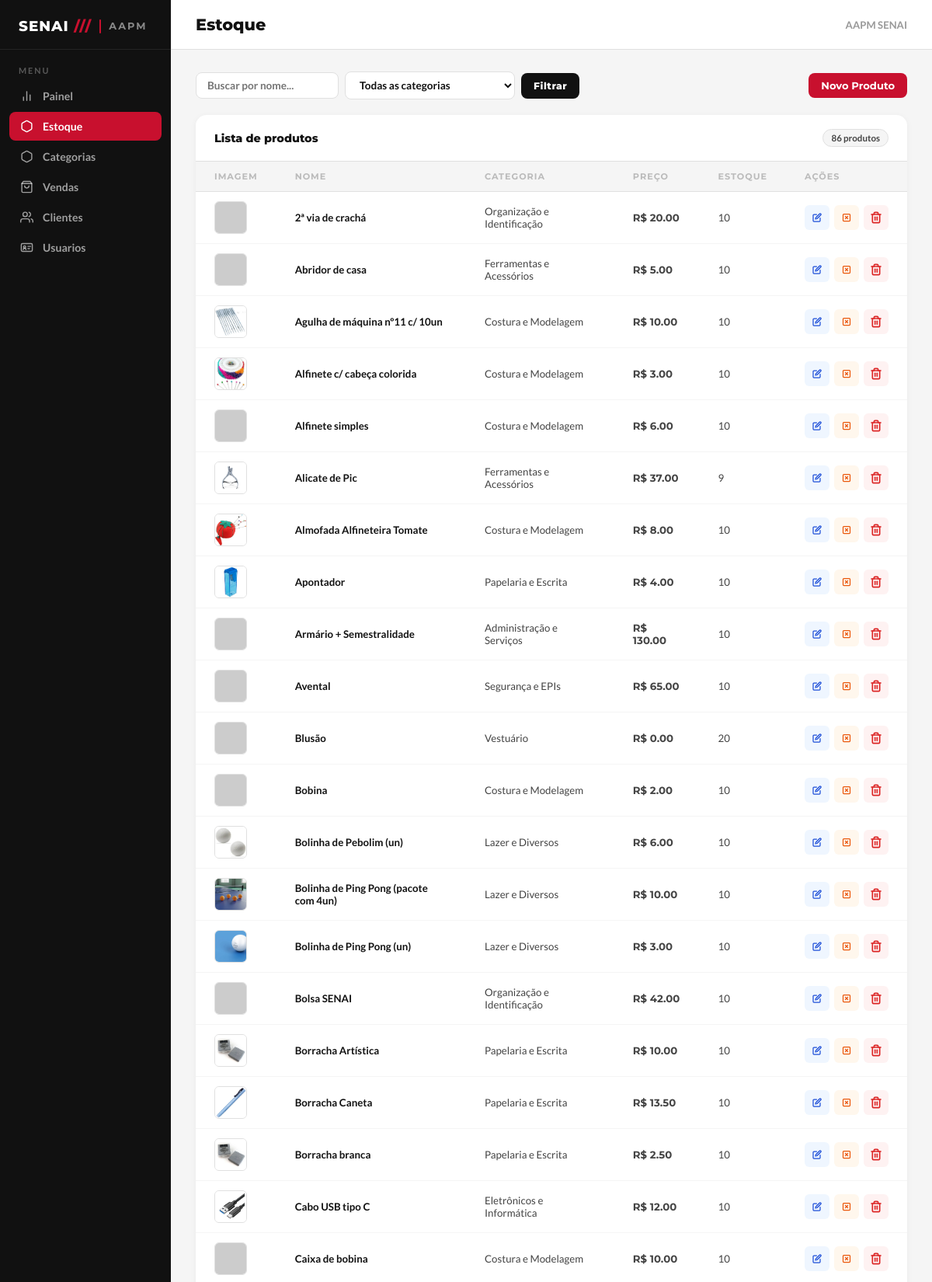
The app's page /produtos (signed in, upper part) with its own data.
### app/models/produto.py (models this page shows, shortened)
class Produto(Base):
    __tablename__ = "produtos"
    id = Column(Integer, primary_key=True, autoincrement=True, index=True)
    nome = Column(String(100), nullable=False)
    preco = Column(Float, nullable=False, default=0.0)
    estoque_atual = Column(Integer, default=0)
    descricao = Column(String(255), nullable=True)
    ativa = Column(Boolean, default=True)
    imagem_path = Column(String(255), nullable=True)
    categoria_id = Column(Integer, ForeignKey("categorias.id", ondelete="SET NULL"), nullable=False)
    categoria = relationship("Categoria", back_populates="produtos")
    variacoes = relationship("ProdutoVariacao", back_populates="produto", cascade="all, delete-orphan", lazy="select")

### app/models/categoria.py (models this page shows)
class Categoria(Base):
    __tablename__ = "categorias"
    id = Column(Integer, primary_key=True, autoincrement=True, index=True)
    nome = Column(String(50), unique=True, nullable=False)
    ativa = Column(Boolean, default=True)
    produtos = relationship("Produto", back_populates="categoria", lazy="select")

### app/controllers/produto_controller.py (the view)
@router.get("")
def listar_produtos(
    request: Request,
    busca: str = "",
    categoria_id: int = 0,
    status: str = "ativos",
    db: Session = Depends(get_db),
    usuario = Depends(get_usuario_logado)
):
    query = db.query(Produto)
    if status == "inativos":
        produtos = query.filter(Produto.ativa == False).all()
    else:
        produtos = query.filter(Produto.ativa == True).all()
    if busca:
        query = query.filter(Produto.nome.ilike(f"%{busca}%"))
    if categoria_id:
        query = query.filter(Produto.categoria_id == categoria_id)
    produtos    = query.order_by(Produto.nome).all()
    categorias  = db.query(Categoria).filter(Categoria.ativa == True).all()
    return templates.TemplateResponse(
        request,
        "produtos/index.html",
        {
            "request":      request,
            "usuario":      usuario,
            "produtos":     produtos,
            "categorias":   categorias,
            "busca":        busca,
            "categoria_id": categoria_id,
            "status_atual": status
        }
    )

### app/templates/produtos/index.html (shortened to what this page needs)
<!DOCTYPE html>
<html lang="pt-br">
<head>
    <link rel="stylesheet" href="static/css/estoque.css">
</head>
<body>
    <aside class="barra-lateral">
        <div class="barra-logo">
            <span class="barra-logo-texto">SENAI <span>///</span></span>
            <div class="barra-logo-separador"></div>
            <span class="barra-logo-sub">AAPM</span>
        </div>
        <span class="barra-menu-titulo">Menu</span>
        <ul class="barra-nav">
            <li>
                <a href="/painel" onclick="trocarSecao('painel', this)">
                    <svg viewBox="0 0 24 24">
                        <line x1="18" y1="20" x2="18" y2="10" />
                        <line x1="12" y1="20" x2="12" y2="4" />
                        <line x1="6" y1="20" x2="6" y2="14" />
                    </svg>
                    Painel
                </a>
            </li>
            <li>
                <a href="/produtos/" class="ativo" onclick="trocarSecao('estoque', this)">
                    <svg viewBox="0 0 24 24">
                        <path d="M21 16V8a2 2 0 0 0-1-1.73l-7-4a2 2 0 0 0-2 0l-7 4A2 2 0 0 0 3 8v8a2 2 0 0 0 1 1.73l7 4a2 2 0 0 0 2 0l7-4A2 2 0 0 0 21 16z" />
                    </svg>
                    Estoque
                </a>
            </li>
            <li>
                <a href="/categorias/">
                    <svg viewBox="0 0 24 24">
                        <path d="M21 16V8a2 2 0 0 0-1-1.73l-7-4a2 2 0 0 0-2 0l-7 4A2 2 0 0 0 3 8v8a2 2 0 0 0 1 1.73l7 4a2 2 0 0 0 2 0l7-4A2 2 0 0 0 21 16z" />
                    </svg>
                    Categorias
                </a>
            </li>
            <li>
                <a href="/pdv/" onclick="trocarSecao('vendas', this)">
                    <svg viewBox="0 0 24 24">
                        <path d="M6 2L3 6v14a2 2 0 0 0 2 2h14a2 2 0 0 0 2-2V6l-3-4z" />
                        <line x1="3" y1="6" x2="21" y2="6" />
                        <path d="M16 10a4 4 0 0 1-8 0" />
                    </svg>
                    Vendas
                </a>
            </li>
            <li>
                <a href="/clientes" onclick="carregarClientes(event, this)">
                    <svg viewBox="0 0 24 24">
                        <path d="M17 21v-2a4 4 0 0 0-4-4H5a4 4 0 0 0-4 4v2" />
                        <circle cx="9" cy="7" r="4" />
                        <path d="M23 21v-2a4 4 0 0 0-3-3.87" />
                        <path d="M16 3.13a4 4 0 0 1 0 7.75" />
                    </svg>
                    Clientes
                </a>
            </li>
            <li>
                <a href="/usuarios/">
                    Usuarios
                </a>
            </li>
        </ul>
    </aside>
    <div class="conteudo-principal">
        <header class="cabecalho-pagina">
            <h1>Estoque</h1>
            <span class="cabecalho-data">AAPM SENAI</span>
        </header>
        <main class="area-conteudo">
            <div class="barra-acoes">
                <form class="barra-filtros" method="get" action="/produtos/">
                    <input class="filtro-input" type="text" name="busca" placeholder="Buscar por nome..." value="{{ busca }}">
                    <select class="filtro-input" name="categoria_id">
                        <option value="0">Todas as categorias</option>
                    </select>
                    <button class="btn-filtrar" type="submit">Filtrar</button>
                </form>
                {% if usuario.role == 'admin' %}
                <button onclick="abrirModal('modalProduto')" class="btn-novo-produto">
                    Novo Produto
                </button>
                {% endif %}
            </div>
            <div class="card-tabela">
                <div class="card-tabela-cabecalho">
                    <h3>Lista de produtos</h3>
                    <span class="badge-total">{{ produtos|length }} produto{{ 's' if produtos|length != 1 else '' }}</span>
                </div>
                <table class="tabela-produtos">
                    <thead>
                        <tr>
                            <th>Imagem</th>
                            <th>Nome</th>
                            <th>Categoria</th>
                            <th>Preço</th>
                            <th>Estoque</th>
                            <th>Ações</th>
                        </tr>
                    </thead>
                    <tbody>
                        {% for p in produtos %}
                        <tr>
                            <td class="td-imagem">
                                <img src="{{ p.imagem_url }}" alt="{{ p.nome }}">
                            </td>
                            <td class="td-nome">
                                <a href="/produtos/{{ p.id }}">{{ p.nome }}</a>
                            </td>
                            <td>{{ p.categoria.nome if p.categoria else "—" }}</td>
                            <td class="td-preco">R$ {{ "%.2f"|format(p.preco) }}</td>
                            <td>{{ p.estoque_atual }}</td>
                            <td>
                                <div class="acoes-td" style="display: flex; gap: 6px; align-items: center; justify-content: flex-start;">
                                    {% if usuario.role == 'admin' %}
                                    <button class="btn-editar"
                                        data-id="{{ p.id }}"
                                        data-nome="{{ p.nome }}"
                                        data-preco="{{ p.preco }}"
                                        data-estoque="{{ p.estoque_atual }}"
                                        data-categoria="{{ p.categoria.id if p.categoria else '' }}"
                                        onclick="abrirModalEditar(this)"
                                        title="Editar Produto"
                                        style="display: inline-flex; align-items: center; justify-content: center; background-color: #eff6ff; color: #1d4ed8; width: 32px; height: 32px; border-radius: 6px; border: none; cursor: pointer; transition: all 0.2s;"
                                        onmouseover="this.style.backgroundColor='#dbeafe'; this.style.transform='scale(1.05)'"
                                        onmouseout="this.style.backgroundColor='#eff6ff'; this.style.transform='scale(1)'">
                                    </button>
                                    {% if p.ativa %}
                                    <button class="btn-desativar" type="button"
                                        data-id="{{ p.id }}" data-nome="{{ p.nome }}" data-acao="desativar"
                                        onclick="abrirModalStatus(this)"
                                        title="Desativar Produto"
                                        style="display: inline-flex; align-items: center; justify-content: center; background-color: #fff7ed; color: #ea580c; width: 32px; height: 32px; border-radius: 6px; border: none; cursor: pointer; transition: all 0.2s;"
                                        onmouseover="this.style.backgroundColor='#ffedd5'; this.style.transform='scale(1.05)'"
                                        onmouseout="this.style.backgroundColor='#fff7ed'; this.style.transform='scale(1)'">
                                    </button>
                                    {% endif %}
                                    <button class="btn-excluir" type="button"
                                        data-id="{{ p.id }}" data-nome="{{ p.nome }}"
                                        onclick="abrirModalExcluir(this)"
                                        title="Excluir Permanentemente"
                                        style="display: inline-flex; align-items: center; justify-content: center; background-color: #fef2f2; color: #dc2626; width: 32px; height: 32px; border-radius: 6px; border: none; cursor: pointer; transition: all 0.2s;"
                                        onmouseover="this.style.backgroundColor='#fee2e2'; this.style.transform='scale(1.05)'"
                                        onmouseout="this.style.backgroundColor='#fef2f2'; this.style.transform='scale(1)'">
                                    </button>
                                    {% endif %}
                                </div>
                            </td>
                        </tr>
                        {% endfor %}
                    </tbody>
                </table>
            </div>
        </main>
    </div>
</body>
</html>

### records on screen
Produto: nome "2ª via de crachá", categoria "Organização e Identificação", preco "20.00", estoque_atual "10"
Produto: nome "Abridor de casa", categoria "Ferramentas e Acessórios", preco "5.00", estoque_atual "10"
Produto: imagem_url (picture), nome "Agulha de máquina nº11 c/ 10un", categoria "Costura e Modelagem", preco "10.00", estoque_atual "10"
Produto: imagem_url (picture), nome "Alfinete c/ cabeça colorida", categoria "Costura e Modelagem", preco "3.00", estoque_atual "10"
Produto: nome "Alfinete simples", categoria "Costura e Modelagem", preco "6.00", estoque_atual "10"
Produto: imagem_url (picture), nome "Alicate de Pic", categoria "Ferramentas e Acessórios", preco "37.00", estoque_atual "9"
Produto: imagem_url (picture), nome "Almofada Alfineteira Tomate", categoria "Costura e Modelagem", preco "8.00", estoque_atual "10"
Produto: imagem_url (picture), nome "Apontador", categoria "Papelaria e Escrita", preco "4.00", estoque_atual "10"
Produto: nome "Armário + Semestralidade", categoria "Administração e Serviços", preco "130.00", estoque_atual "10"
Produto: nome "Avental", categoria "Segurança e EPIs", preco "65.00", estoque_atual "10"
Produto: nome "Blusão", categoria "Vestuário", preco "0.00", estoque_atual "20"
Produto: nome "Bobina", categoria "Costura e Modelagem", preco "2.00", estoque_atual "10"
Produto: imagem_url (picture), nome "Bolinha de Pebolim (un)", categoria "Lazer e Diversos", preco "6.00", estoque_atual "10"
Produto: imagem_url (picture), nome "Bolinha de Ping Pong (pacote com 4un)", categoria "Lazer e Diversos", preco "10.00", estoque_atual "10"
Produto: imagem_url (picture), nome "Bolinha de Ping Pong (un)", categoria "Lazer e Diversos", preco "3.00", estoque_atual "10"
Produto: nome "Bolsa SENAI", categoria "Organização e Identificação", preco "42.00", estoque_atual "10"
Produto: imagem_url (picture), nome "Borracha Artística", categoria "Papelaria e Escrita", preco "10.00", estoque_atual "10"
Produto: imagem_url (picture), nome "Borracha Caneta", categoria "Papelaria e Escrita", preco "13.50", estoque_atual "10"
Produto: imagem_url (picture), nome "Borracha branca", categoria "Papelaria e Escrita", preco "2.50", estoque_atual "10"
Produto: imagem_url (picture), nome "Cabo USB tipo C", categoria "Eletrônicos e Informática", preco "12.00", estoque_atual "10"
Produto: nome "Caixa de bobina", categoria "Costura e Modelagem", preco "10.00", estoque_atual "10"

### other values on screen
{{ produtos|length }} "86"
{{ 's' if produtos|length != 1 else '' }} "s"
